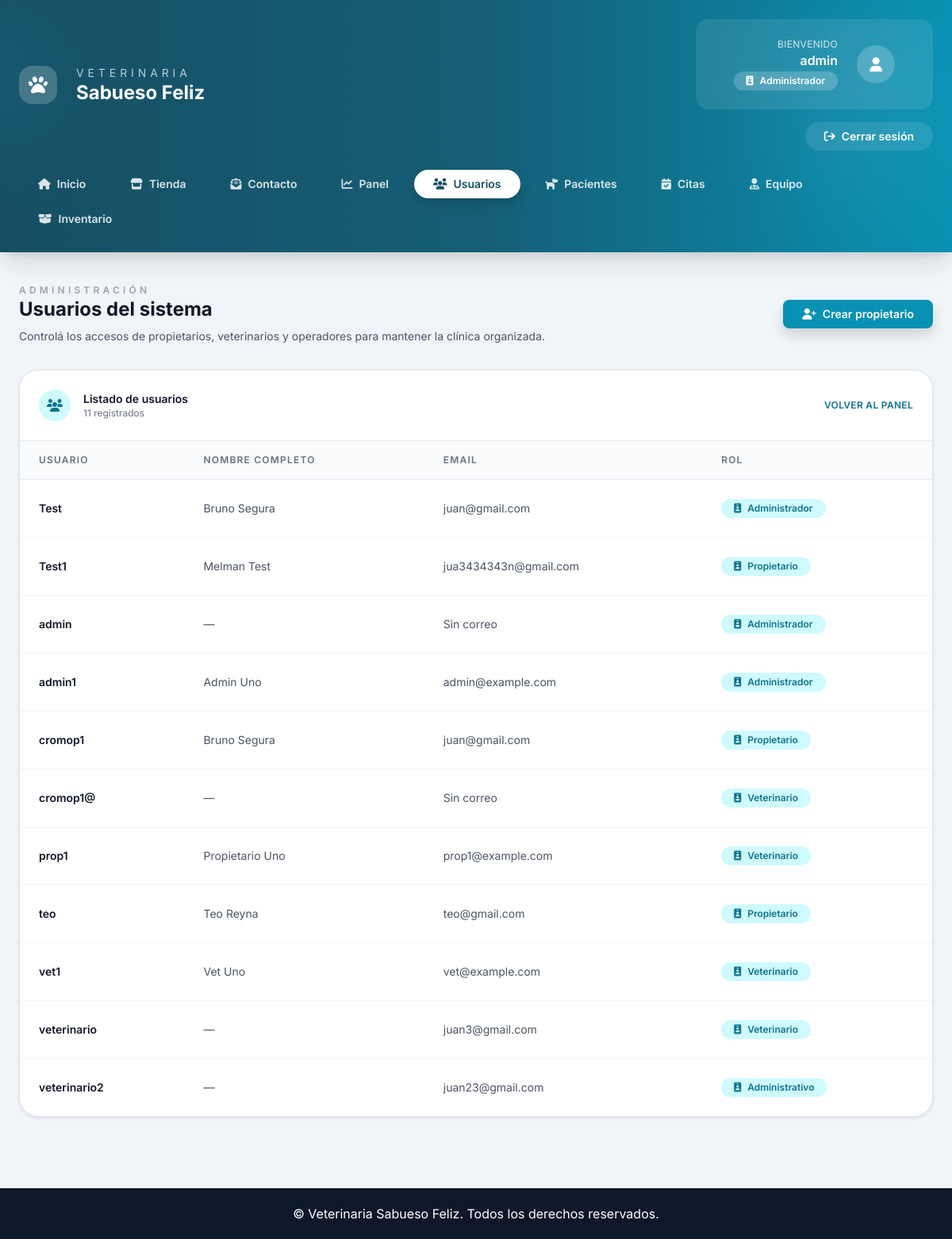
Page /usuarios/ (signed in) on the committed database.
### Core/models.py (models this page shows, shortened)
class User(AbstractUser):
    ROLES = (
        ("ADMIN", "Administrador"),
        ("VET", "Veterinario"),
        ("ADMIN_OP", "Administrativo"),
        ("OWNER", "Propietario"),
    )
    rol = models.CharField(max_length=20, choices=ROLES)
    telefono = models.CharField(max_length=20, blank=True)
    direccion = models.CharField(max_length=200, blank=True)
    activo = models.BooleanField(default=True)
    avatar = models.ImageField(upload_to="avatars/", blank=True, null=True)
    especialidad = models.CharField(max_length=100, blank=True)  # para veterinarios
    sucursal = models.ForeignKey(
        Sucursal,
        on_delete=models.SET_NULL,
        null=True,
        blank=True,
        related_name="usuarios",
    )

### Core/views.py (the view)
# urls.py: path('usuarios/', views.listar_usuarios, name='listar_usuarios'),
@login_required
def listar_usuarios(request):
    if request.user.rol != "ADMIN":
        messages.error(request, "No tienes permiso para ver esta página.")
        return redirect("dashboard")
    usuarios = User.objects.all().order_by("username")
    return render(request, "core/usuarios.html", {"usuarios": usuarios})

### Core/templates/core/usuarios.html (shortened to what this page needs)
{% extends "core/base.html" %}
{% block main_class %}max-w-7xl mx-auto px-4 sm:px-6 lg:px-8 py-10{% endblock %}
{% block content %}
<div class="space-y-8">
    <div class="flex flex-wrap items-center justify-between gap-4">
        <div>
            <p class="text-xs font-semibold uppercase tracking-[0.35em] text-gray-400">Administración</p>
            <h2 class="text-2xl font-bold text-gray-900">Usuarios del sistema</h2>
            <p class="mt-2 max-w-2xl text-sm text-gray-600">
                Controlá los accesos de propietarios, veterinarios y operadores para mantener la clínica organizada.
            </p>
        </div>
        <a href="{% url 'crear_propietario_admin' %}" class="inline-flex items-center gap-2 rounded-lg bg-cyan-600 px-4 py-2 text-sm font-semibold text-white shadow hover:bg-cyan-700">
            <i class="fas fa-user-plus"></i>
            Crear propietario
        </a>
    </div>
    <div class="overflow-hidden rounded-3xl border border-gray-200 bg-white shadow-sm">
        <div class="flex items-center justify-between border-b border-gray-200 px-6 py-4">
            <div class="flex items-center gap-3">
                <div class="flex h-10 w-10 items-center justify-center rounded-full bg-cyan-100 text-cyan-700">
                    <i class="fas fa-users"></i>
                </div>
                <div>
                    <p class="text-sm font-semibold text-gray-900">Listado de usuarios</p>
                    <p class="text-xs text-gray-500">{{ usuarios|length }} registrados</p>
                </div>
            </div>
            <a href="{% url 'dashboard' %}" class="text-xs font-semibold uppercase tracking-wide text-cyan-700 hover:text-cyan-900">
                Volver al panel
            </a>
        </div>
        <div class="overflow-x-auto">
            <table class="min-w-full divide-y divide-gray-200 text-sm">
                <thead class="bg-gray-50">
                    <tr>
                        <th scope="col" class="px-6 py-3 text-left text-xs font-semibold uppercase tracking-widest text-gray-500">Usuario</th>
                        <th scope="col" class="px-6 py-3 text-left text-xs font-semibold uppercase tracking-widest text-gray-500">Nombre completo</th>
                        <th scope="col" class="px-6 py-3 text-left text-xs font-semibold uppercase tracking-widest text-gray-500">Email</th>
                        <th scope="col" class="px-6 py-3 text-left text-xs font-semibold uppercase tracking-widest text-gray-500">Rol</th>
                    </tr>
                </thead>
                <tbody class="divide-y divide-gray-100">
                    {% for user in usuarios %}
                        <tr class="hover:bg-cyan-50/40">
                            <td class="whitespace-nowrap px-6 py-4 font-semibold text-gray-900">{{ user.username }}</td>
                            <td class="px-6 py-4 text-gray-600">{{ user.get_full_name|default:"—" }}</td>
                            <td class="px-6 py-4 text-gray-600">{{ user.email|default:"Sin correo" }}</td>
                            <td class="px-6 py-4">
                                <span class="inline-flex items-center gap-2 rounded-full bg-cyan-100 px-3 py-1 text-xs font-semibold text-cyan-700">
                                    <i class="fas fa-id-badge"></i>
                                    {{ user.get_rol_display }}
                                </span>
                            </td>
                        </tr>
                    {% endfor %}
                </tbody>
            </table>
        </div>
    </div>
</div>
{% endblock %}

### Core/templates/core/partials/header.html (shortened to what this page needs)
{% with current=request.resolver_match.url_name %}
<header class="relative overflow-hidden bg-gradient-to-r from-cyan-900 via-cyan-800 to-cyan-600 text-white shadow-xl">
    <div class="pointer-events-none absolute inset-0 opacity-20">
        <div class="absolute -left-32 top-0 h-48 w-48 rounded-full bg-cyan-400/60 blur-3xl"></div>
        <div class="absolute right-0 top-10 h-56 w-56 rounded-full bg-sky-300/50 blur-3xl"></div>
    </div>
    <div class="relative z-10 max-w-7xl mx-auto px-4 sm:px-6 lg:px-8 py-6">
        <div class="flex flex-col gap-6">
            <div class="flex flex-col gap-4 lg:flex-row lg:items-center lg:justify-between">
                <div class="flex items-center gap-4">
                    <div class="flex h-12 w-12 items-center justify-center rounded-2xl bg-white/20">
                        <i class="fas fa-paw text-2xl"></i>
                    </div>
                    <div>
                        <p class="text-sm uppercase tracking-[0.35em] text-white/70">Veterinaria</p>
                        <a href="{% url 'landing' %}" class="text-2xl font-bold leading-tight text-white hover:text-cyan-100">
                            Sabueso Feliz
                        </a>
                    </div>
                </div>
                {% if request.user.is_authenticated %}
                    <div class="flex flex-col gap-3 text-white lg:items-end">
                        <div class="flex items-center gap-4 rounded-2xl bg-white/10 px-5 py-4 backdrop-blur">
                            <div class="text-right">
                                <p class="text-xs uppercase tracking-wide text-white/80">Bienvenido</p>
                                <p class="font-semibold">{{ request.user.get_full_name|default:request.user.username }}</p>
                                <span class="inline-flex items-center gap-2 rounded-full bg-white/20 px-3 py-1 text-xs font-semibold">
                                    <i class="fas fa-id-badge"></i>
                                    {{ request.user.get_rol_display }}
                                </span>
                            </div>
                            <div class="flex h-12 w-12 items-center justify-center rounded-full bg-white/20">
                                <i class="fas fa-user text-lg"></i>
                            </div>
                        </div>
                        <div class="flex flex-wrap items-center justify-end gap-2">
                            <a href="{% url 'logout' %}"
                               class="inline-flex items-center gap-2 rounded-full bg-white/10 px-4 py-2 text-sm font-semibold transition hover:bg-white/20">
                                <i class="fas fa-arrow-right-from-bracket"></i>
                                Cerrar sesión
                            </a>
                        </div>
                    </div>
                {% endif %}
            </div>
            <nav class="flex flex-wrap items-center gap-2">
                <a href="{% url 'landing' %}"
                   class="rounded-full px-4 py-2 text-sm font-semibold transition-colors {% if current == 'landing' %}bg-white text-cyan-900 shadow{% else %}text-white/85 hover:bg-white/10{% endif %}">
                    <i class="fas fa-home mr-2"></i>Inicio
                </a>
                <a href="{% url 'tienda' %}"
                   class="rounded-full px-4 py-2 text-sm font-semibold transition-colors {% if current == 'tienda' or current == 'detalle_producto' %}bg-white text-cyan-900 shadow{% else %}text-white/85 hover:bg-white/10{% endif %}">
                    <i class="fas fa-store mr-2"></i>Tienda
                </a>
                <a href="{% url 'contacto' %}"
                   class="rounded-full px-4 py-2 text-sm font-semibold transition-colors {% if current == 'contacto' %}bg-white text-cyan-900 shadow{% else %}text-white/85 hover:bg-white/10{% endif %}">
                    <i class="fas fa-envelope-open-text mr-2"></i>Contacto
                </a>
                {% if request.user.is_authenticated %}
                    <a href="{% url 'dashboard' %}"
                       class="rounded-full px-4 py-2 text-sm font-semibold transition-colors {% if current == 'dashboard' %}bg-white text-cyan-900 shadow{% else %}text-white/85 hover:bg-white/10{% endif %}">
                        <i class="fas fa-chart-line mr-2"></i>Panel
                    </a>
                    {% if request.user.rol == "ADMIN" or request.user.rol == "ADMIN_OP" %}
                        <a href="{% url 'listar_usuarios' %}"
                           class="rounded-full px-4 py-2 text-sm font-semibold transition-colors {% if current == 'listar_usuarios' %}bg-white text-cyan-900 shadow{% else %}text-white/85 hover:bg-white/10{% endif %}">
                            <i class="fas fa-users mr-2"></i>Usuarios
                        </a>
                        <a href="{% url 'listar_pacientes' %}"
                           class="rounded-full px-4 py-2 text-sm font-semibold transition-colors {% if current == 'listar_pacientes' %}bg-white text-cyan-900 shadow{% else %}text-white/85 hover:bg-white/10{% endif %}">
                            <i class="fas fa-dog mr-2"></i>Pacientes
                        </a>
                        <a href="{% url 'listar_citas_admin' %}"
                           class="rounded-full px-4 py-2 text-sm font-semibold transition-colors {% if current == 'listar_citas_admin' or current == 'asignar_veterinario_citas' %}bg-white text-cyan-900 shadow{% else %}text-white/85 hover:bg-white/10{% endif %}">
                            <i class="fas fa-calendar-check mr-2"></i>Citas
                        </a>
                    {% endif %}
                    {% if request.user.rol == "ADMIN" %}
                        <a href="{% url 'dashboard_veterinarios' %}"
                           class="rounded-full px-4 py-2 text-sm font-semibold transition-colors {% if current == 'dashboard_veterinarios' %}bg-white text-cyan-900 shadow{% else %}text-white/85 hover:bg-white/10{% endif %}">
                            <i class="fas fa-user-md mr-2"></i>Equipo
                        </a>
                        <a href="{% url 'admin_productos_list' %}"
                           class="rounded-full px-4 py-2 text-sm font-semibold transition-colors {% if current == 'admin_productos_list' %}bg-white text-cyan-900 shadow{% else %}text-white/85 hover:bg-white/10{% endif %}">
                            <i class="fas fa-box-open mr-2"></i>Inventario
                        </a>
                    {% elif request.user.rol == "ADMIN_OP" %}
                        <a href="{% url 'dashboard_veterinarios' %}"
                           class="rounded-full px-4 py-2 text-sm font-semibold transition-colors {% if current == 'dashboard_veterinarios' %}bg-white text-cyan-900 shadow{% else %}text-white/85 hover:bg-white/10{% endif %}">
                            <i class="fas fa-user-md mr-2"></i>Equipo
                        </a>
                    {% endif %}
                {% endif %}
            </nav>
        </div>
    </div>
</header>
{% endwith %}

### Core/templates/core/base.html (style rules this page uses)
body { font-family: 'Inter', sans-serif; background-color: #f5f7fa; }

### rows in the picture
User: user.get_full_name "admin", user.rol "Administrador", username "admin", get_full_name "—", email "Sin correo", rol "Administrador"
User: username "Test", get_full_name "Bruno Segura", email "juan@gmail.com", rol "Administrador"
User: username "Test1", get_full_name "Melman Test", email "jua3434343n@gmail.com", rol "Propietario"
User: username "admin1", get_full_name "Admin Uno", email "admin@example.com", rol "Administrador"
User: username "cromop1", get_full_name "Bruno Segura", email "juan@gmail.com", rol "Propietario"
User: username "cromop1@", get_full_name "—", email "Sin correo", rol "Veterinario"
User: username "prop1", get_full_name "Propietario Uno", email "prop1@example.com", rol "Veterinario"
User: username "teo", get_full_name "Teo Reyna", email "teo@gmail.com", rol "Propietario"
User: username "vet1", get_full_name "Vet Uno", email "vet@example.com", rol "Veterinario"
User: username "veterinario", get_full_name "—", email "juan3@gmail.com", rol "Veterinario"
User: username "veterinario2", get_full_name "—", email "juan23@gmail.com", rol "Administrativo"

### other values in the picture
{{ usuarios|length }} "11"
